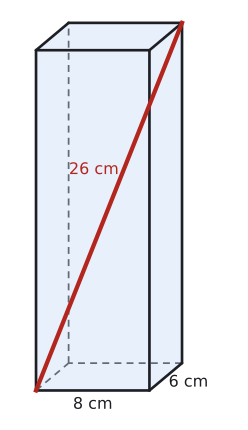

Recreate this plot in Python.
import sys; sys.path.insert(0, "tools")
from cizim import *

# Eğik izdüşüm: genişlik (x) ve yükseklik (z) gerçek ölçüde, derinlik (y) yarıya kısaltılmış ve 40° eğik.
KD, TETA = 0.5, np.radians(40)
CX, SY = KD * np.cos(TETA), KD * np.sin(TETA)
GOZ = np.array([CX, -1.0, SY])  # bakan göze doğru yön

def P(p):
    x, y, z = p
    return np.array([x + CX * y, z + SY * y])

def prizma(ax, taban, v, renkler=None, lw=2.0):
    """taban: dışbükey çokgenin 3B köşeleri, v: öteleme vektörü (yanal ayrıt). Görünmeyen ayrıtlar kesikli."""
    taban = [np.array(t, float) for t in taban]; v = np.array(v, float); n = len(taban)
    ust = [t + v for t in taban]; merkez = sum(taban) / n + v / 2
    yuzler = [list(range(n)), list(range(n, 2 * n))] + [[i, (i + 1) % n, n + (i + 1) % n, n + i] for i in range(n)]
    kose = taban + ust; gorunur = []
    for y in yuzler:
        a, b, c = kose[y[0]], kose[y[1]], kose[y[2]]
        nor = np.cross(b - a, c - a)
        if np.dot(nor, sum(kose[i] for i in y) / len(y) - merkez) < 0: nor = -nor
        gorunur.append(np.dot(nor, GOZ) > 1e-9)
    renkler = renkler or {}
    for k, y in enumerate(yuzler):
        if k in renkler and gorunur[k]:
            ax.add_patch(patches.Polygon([P(kose[i]) for i in y], closed=True, facecolor=renkler[k], edgecolor="none", zorder=1))
    kenarlar = {}
    for k, y in enumerate(yuzler):
        for j in range(len(y)):
            e = tuple(sorted((y[j], y[(j + 1) % len(y)])))
            kenarlar[e] = kenarlar.get(e, False) or gorunur[k]
    for (i, j), g in kenarlar.items():
        a, b = P(kose[i]), P(kose[j])
        if g: ax.plot([a[0], b[0]], [a[1], b[1]], color=YAZI, lw=lw, zorder=4, solid_capstyle="round")
        else: ax.plot([a[0], b[0]], [a[1], b[1]], color=SOLUK, lw=1.3, ls=(0, (4, 3)), zorder=2)
    return kose

def cizgi(ax, p, q, renk=KIRMIZI, lw=2.4, ls="-", z=5):
    a, b = P(p), P(q); ax.plot([a[0], b[0]], [a[1], b[1]], color=renk, lw=lw, ls=ls, zorder=z)

def yaz(ax, p, s, dx=0.0, dy=0.0, renk=YAZI, boy=13, **kw):
    q = P(p); ax.text(q[0] + dx, q[1] + dy, s, ha=kw.pop("ha", "center"), va=kw.pop("va", "center"), color=renk, fontsize=boy, zorder=7, **kw)

def dik(ax, k, u, w, r=0.4, renk=YAZI):
    k, u, w = np.array(k, float), np.array(u, float), np.array(w, float)
    u = u / np.linalg.norm(u); w = w / np.linalg.norm(w)
    pts = [P(k + r * u), P(k + r * u + r * w), P(k + r * w)]
    ax.plot([p[0] for p in pts], [p[1] for p in pts], color=renk, lw=1.3, zorder=6)

def bitir(ax, pay=0.6):
    ax.set_aspect("equal"); ax.axis("off"); ax.autoscale_view(); ax.margins(0.04)
# Alıştırma 12: taban 8 × 6 kutu (yükseklik 24, ölçekli), en uzun çubuk 26
a, b, c = 8, 6, 24
fig, ax = sekil(3.4, 5.6)
prizma(ax, [(0, 0, 0), (a, 0, 0), (a, b, 0), (0, b, 0)], (0, 0, c), renkler={1: MAVI_ACIK, 2: MAVI_ACIK, 3: MAVI_ACIK})
cizgi(ax, (0, 0, 0), (a, b, c), renk=KIRMIZI, lw=3.2)
yaz(ax, (a / 2, 0, 0), "8 cm", dy=-1.0, boy=12)
yaz(ax, (a, b / 2, 0), "6 cm", dx=1.6, dy=-0.4, boy=12)
yaz(ax, (a * 0.6, b * 0.6, c * 0.6), "26 cm", dx=-2.1, renk=KIRMIZI, boy=12)
ax.set_xlim(-2, 14.4); ax.set_ylim(-2.2, 27.0)
ax.set_aspect("equal"); ax.axis("off")
kaydet(fig, __file__)
